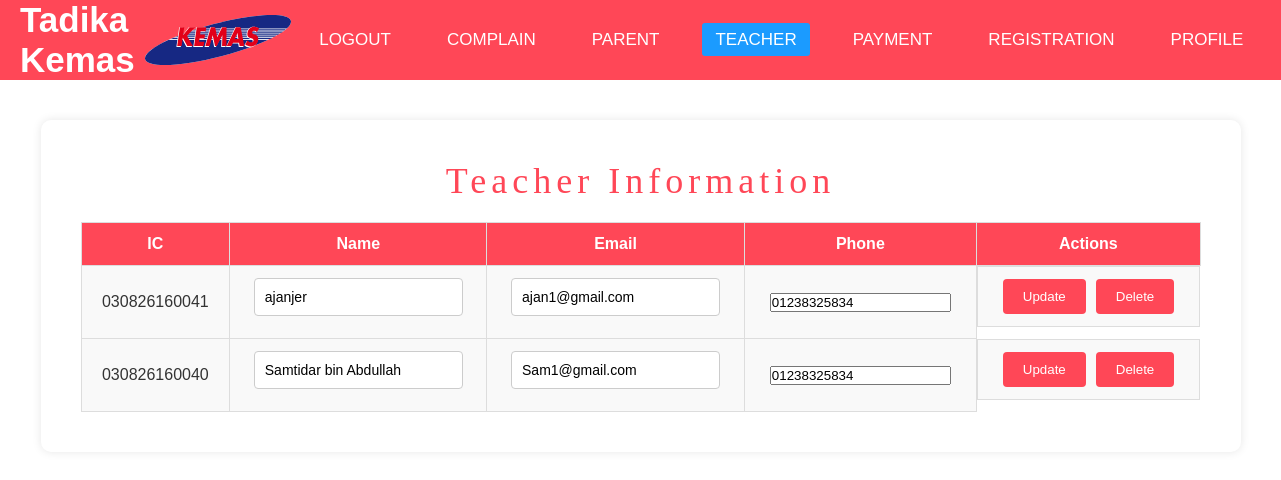
Screenshot of /Kindergarten/admin_teacherinfo/ with the database file from the repository.
### Kindergartenapp/models.py (models this page shows)
class Teacher(models.Model):
    Teacher_IC = models.CharField(max_length=100, primary_key=True)
    Teacher_Password = models.CharField(max_length=100)
    Teacher_Name = models.CharField(max_length=100)
    Teacher_Email = models.EmailField()
    Teacher_Nophone = models.CharField(max_length=20)

### Kindergartenapp/views.py (the view, shortened to what this page needs)
# urls.py: path("admin_teacherinfo/", views.admin_teacherinfo, name="admin_teacherinfo"),
def admin_teacherinfo(request):
    teachers = Teacher.objects.all()
    return render(request, 'admin_teacherinfo.html', {'teachers': teachers})

### Kindergartenapp/templates/admin_teacherinfo.html (shortened to what this page needs)
<!DOCTYPE html>
<html lang="en">
<head>
    {% load static %}
</head>
<body>
    <nav>
        <div class="logo-container">
            <label class="logo">Tadika Kemas</label>
            {% load static %}
            <img src="{% static 'logo.svg' %}" alt="Logo">
        </div>
        <ul>
            <li><a href="{% url 'home' %}">Logout</a></li>
            <li><a href="{% url 'admin_complain' %}">Complain</a></li>
            <li><a href="{% url 'admin_parentinfo' %}">Parent</a></li>
            <li><a class="active" href="{% url 'admin_teacherinfo' %}">Teacher</a></li>
            <li><a href="{% url 'admin_payment' %}">Payment</a></li>
            <li><a href="{% url 'admin_registration' %}">Registration</a></li>
            <li><a href="{% url 'admin_profile' %}">Profile</a></li>
        </ul>
    </nav>
    <div class="container">
        <div class="form_area">
            <div class="title">Teacher Information</div>
            <table>
                <thead>
                    <tr>
                        <th>IC</th>
                        <th>Name</th>
                        <th>Email</th>
                        <th>Phone</th>
                        <th>Actions</th>
                    </tr>
                </thead>
                <tbody>
                    {% for teacher in teachers %}
                        <tr>
                            <td>{{ teacher.Teacher_IC }}</td>
                            <td>
                                <form method="post" style="display:inline;">
                                    <input type="text" name="name" value="{{ teacher.Teacher_Name }}">
                            </td>
                            <td>
                                    <input type="email" name="email" value="{{ teacher.Teacher_Email }}">
                            </td>
                            <td>
                                    <input type="tel" name="nophone" value="{{ teacher.Teacher_Nophone }}">
                            </td>
                            <td class="btn-container">
                                    <button type="submit" name="update_teacher" class="btn">Update</button>
                                <form method="post" style="display:inline;">
                                    <button type="submit" name="delete_teacher" class="btn" onclick="return confirm('Are you sure you want to delete this teacher?');">Delete</button>
                                </form>
                            </td>
                        </tr>
                    {% endfor %}
                </tbody>
            </table>
        </div>
    </div>
</body>
</html>

### rows the page displays
Teacher: Teacher_IC "030826160041", name "ajanjer", email "ajan1@gmail.com", nophone "01238325834"
Teacher: Teacher_IC "030826160040", name "Samtidar bin Abdullah", email "Sam1@gmail.com", nophone "01238325834"
